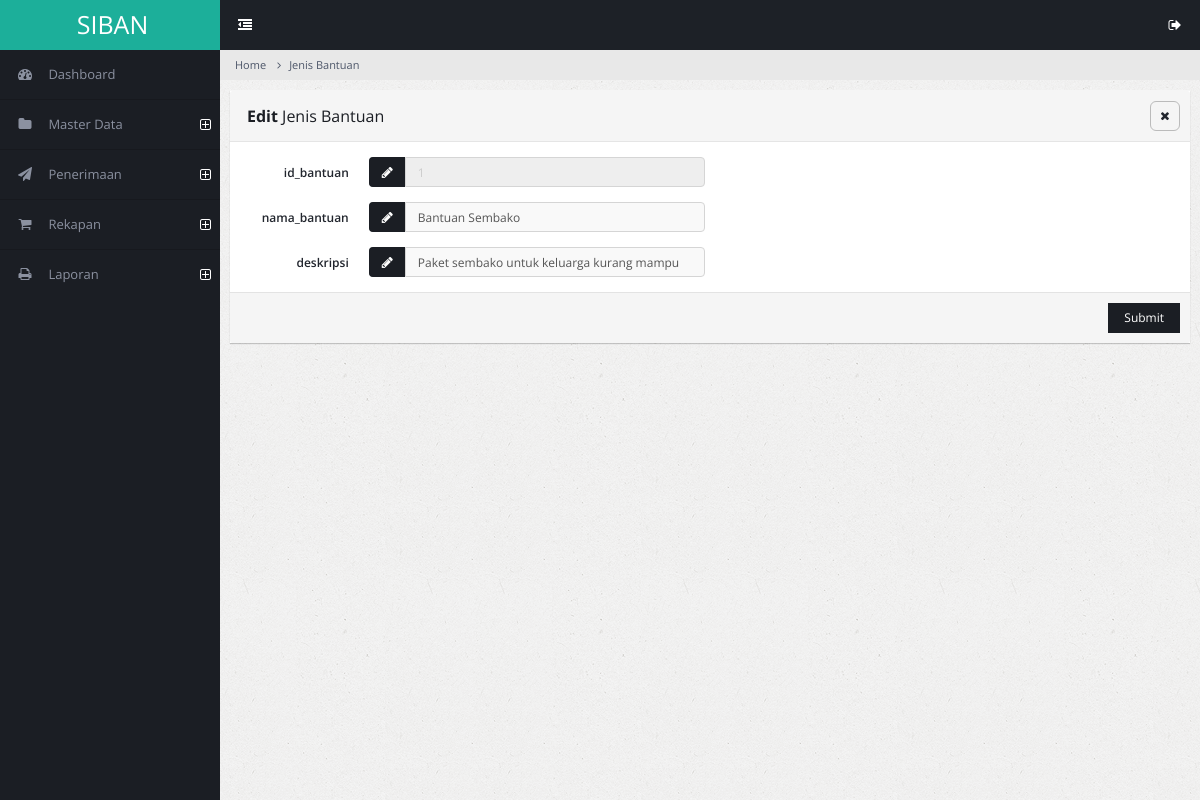
The page /admin/jenis_bantuan-edit.php?id_bantuan=1 (signed in) on the database its author committed.
### tables this page shows
CREATE TABLE `jenis_bantuan` (
  `id_bantuan` int(11) NOT NULL,
  `nama_bantuan` varchar(100) NOT NULL,
  `deskripsi` text
);

### admin/jenis_bantuan-edit.php (the view, shortened to what this page needs)
<!DOCTYPE html>
<html lang="en">
<head>
        <link rel="stylesheet" type="text/css" id="theme" href="css/theme-default.css"/>
    </head>
    <body>
        <div class="page-container">
            <div class="page-sidebar">
                <?php include 'menu.php'; ?>
            </div>
            <div class="page-content">
                <ul class="x-navigation x-navigation-horizontal x-navigation-panel">
                    <li class="xn-icon-button">
                        <a href="#" class="x-navigation-minimize"><span class="fa fa-dedent"></span></a>
                    </li>
                    <li class="xn-icon-button pull-right">
                        <a href="#" class="mb-control" data-box="#mb-signout"><span class="fa fa-sign-out"></span></a>
                    </li>
                </ul>
                <ul class="breadcrumb">
                    <li><a href="#">Home</a></li>
                    <li><a href="#">Jenis Bantuan</a></li>
                </ul>
                <?php
include "../koneksi.php";
$id_bantuan = $_GET['id_bantuan'];
$querymatakuliah = mysqli_query($konek, "SELECT * FROM jenis_bantuan
                                        WHERE id_bantuan='$id_bantuan'");
while($matakuliah = mysqli_fetch_array($querymatakuliah)){
?>
                <div class="page-content-wrap">
                    <div class="row">
                        <div class="col-md-12">
                            <form class="form-horizontal" method="POST" action="jenis_bantuan_proses_edit" enctype="multipart/form-data">
                            <div class="panel panel-default">
                                <div class="panel-heading">
                                    <h3 class="panel-title"><strong>Edit</strong> Jenis Bantuan</h3>
                                    <ul class="panel-controls">
                                        <li><a href="#" class="panel-remove"><span class="fa fa-times"></span></a></li>
                                    </ul>
                                </div>
                                <div class="panel-body">
                                    <div class="row">
                                        <div class="col-md-6">
                                            <div class="form-group">
                                                <label class="col-md-3 control-label">id_bantuan</label>
                                                <div class="col-md-9">
                                                    <div class="input-group">
                                                        <span class="input-group-addon"><span class="fa fa-pencil"></span></span>
                                                        <input type="text" name="id_bantuan" readonly class="form-control"
                                                        value="<?php echo $matakuliah["id_bantuan"]; ?>"/>
                                                    </div>
                                                </div>
                                            </div>
                                            <div class="form-group">
                                                <label class="col-md-3 control-label">nama_bantuan</label>
                                                <div class="col-md-9">
                                                    <div class="input-group">
                                                        <span class="input-group-addon"><span class="fa fa-pencil"></span></span>
                                                        <input type="text" name="nama_bantuan" class="form-control"
                                                        value="<?php echo $matakuliah["nama_bantuan"]; ?>"/>
                                                    </div>
                                                </div>
                                            </div>
                                            <div class="form-group">
                                                <label class="col-md-3 control-label">deskripsi</label>
                                                <div class="col-md-9">
                                                    <div class="input-group">
                                                        <span class="input-group-addon"><span class="fa fa-pencil"></span></span>
                                                        <input type="text" name="deskripsi" class="form-control"
                                                        value="<?php echo $matakuliah["deskripsi"]; ?>"/>
                                                    </div>
                                                </div>
                                            </div>
                                        </div>
                                    </div>
                                </div>
                                <div class="panel-footer">
                                    <button class="btn btn-primary pull-right">Submit</button>
                                </div>
                            </div>
                            </form>
                        </div>
                    </div>
                </div>
            </div>
        </div>
        <?php } ?>
    </body>
</html>

### rows shown on the page
jenis_bantuan: id_bantuan "1", nama_bantuan "Bantuan Sembako", deskripsi "Paket sembako untuk keluarga kurang mampu"
